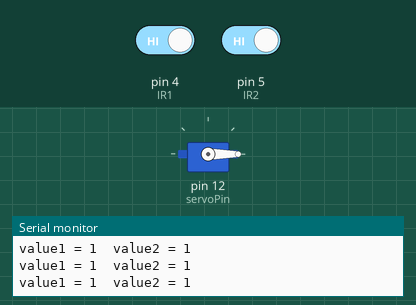
Simulated run of this sketch. Board: Arduino Uno, built with avr-gcc and run on an emulated ATmega328P. Parts: servo, the last lines printed to the serial monitor. Inputs (shaded band) come from the test bench; at power-on: pin 4 (IR1) HIGH, pin 5 (IR2) HIGH.

Above: at 1.2 s.
1.3 s: pin 4 (IR1) driven LOW
At 2.5 s:
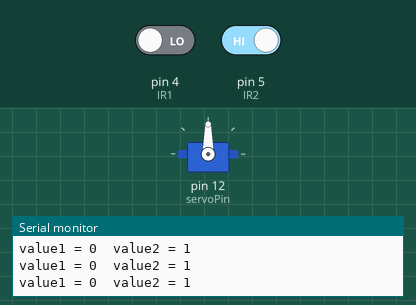
2.8 s: pin 5 (IR2) driven LOW
At 3.8 s:
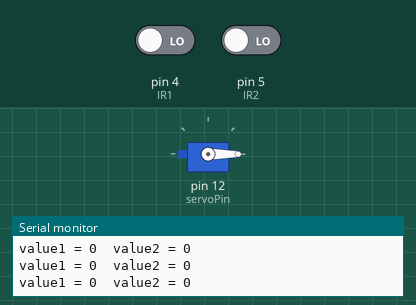
4.3 s: pin 5 (IR2) driven HIGH
At 5.2 s:
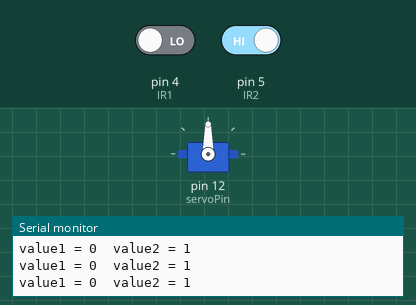
Timing chart, 0 to 7.3 s (numbered marks = the images above; inputs shaded):
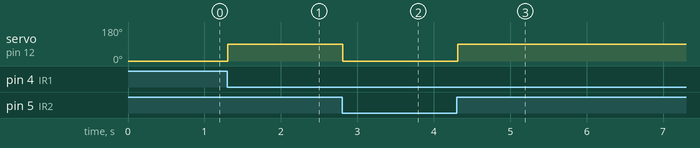

Measured:
- after the input at 1.3 s, servo on pin 12 (servoPin): 0° → 90° at once
- after the input at 2.8 s, servo on pin 12 (servoPin): 90° → 0° at once
- after the input at 4.3 s, servo on pin 12 (servoPin): 0° → 90° at once

The sketch:

L1_Smart_Parking.ino
```cpp
// include the Servo library
#include <Servo.h>

// create a Servo object
Servo motor;

// define the component pins
int servoPin = 12; // connect the ylw pin of servo motor at pin 12
                   // connect the red pin of servo motor at 5V
                   // connect the brn pin of servo motor at GND
int IR1 = 4;       // connect the DO pin of the first IR sensor at pin 4
                   // connect its GND pin at GND
                   // connect its VCC pin at 5V
int IR2 = 5;       // connect the DO pin of the second IR sensor at pin 5
                   // connect its GND pin at GND
                   // connect its VCC pin at 5V

// define the angles
int openAngle = 90;
int closeAngle = 0;

void setup()
{
  // set the pin modes
  pinMode(IR1, INPUT);
  pinMode(IR2, INPUT);
  motor.attach(servoPin);

  // initialize the servo motor as closed
  motor.write(closeAngle);

  // initialize the serial port
  Serial.begin(9600);
}

void loop()
{
  // take reading from both the IR sensors
  int value1 = digitalRead(IR1);
  int value2 = digitalRead(IR2);

  // print sensor readings on Serial monitor
  Serial.print("\nvalue1 = ");
  Serial.print(value1);
  Serial.print("\tvalue2 = ");
  Serial.print(value2);

  // making decision based on sensor value
  if (value1 == 0)
  {
    // if the value1 is 0 (an object is detected at first IR), open the gate
    motor.write(openAngle);
  }
  if (value2 == 0)
  {
    // if the value2 is 0 (an object is detected at second IR), close the gate
    motor.write(closeAngle);
  }

  // delay for smooth performance
  delay(100);
}
```
